Frame 1 (no input): blank canvas, image omitted
Frame 60 (the mouse pressed at the canvas centre just before this capture): blank canvas, image omitted
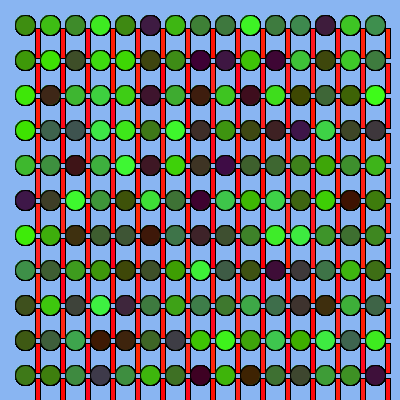
Frame 120 (the mouse held since frame 60 and released just before this capture)

The Processing sketch whose frames 1 and 60 were blank and that drew this single picture after the mouse press (run headless with seeded random() and noise(); from frame 60 on, the mouse is pressed at the canvas centre):

// Processing sketch: processing_39056
// ── processing_39056.pde

void setup() {
  size(400, 400);
  background(137, 181, 242);
}

void draw() {
  if (mousePressed) {
    for (int a=25; a<width-15; a+=25) {
      for (int b=25; b<height; b+=35) {
        block(a, b);
        spot(a, b);
      }
    }
  }
}




void spot(float x, float y) {
  fill(62, random(0, 255), random(0, 80));
  ellipse(x, y, 20, 20);
}

void block(float x, float y) {
  pushMatrix();
  translate(x-25,y-27);
  fill(255, random(0, 40), random(0, 33));
  rectMode(CORNER);
  rect(35, 30, 5, 30);
  popMatrix();
}
